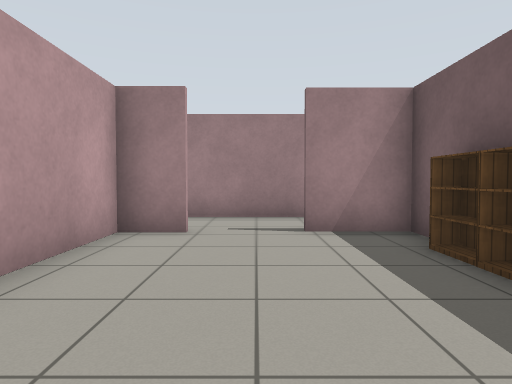
View 1 (above)

20 first-person views from a walk through a Gazebo world. The camera is 0.9 m above the floor, tilts 2° down and sees 75° across. The floor is counted in squares, 1 m on a side. Each view is taken from the middle of a square. On the plan, view 1 faces up. The plan holds only what a view shows up to about 12 squares ahead; the rest is blank. The place goes on beyond the plan. The robots in the file are not drawn. Simple patterns stand in for the simulator's built-in surfaces.

View 2
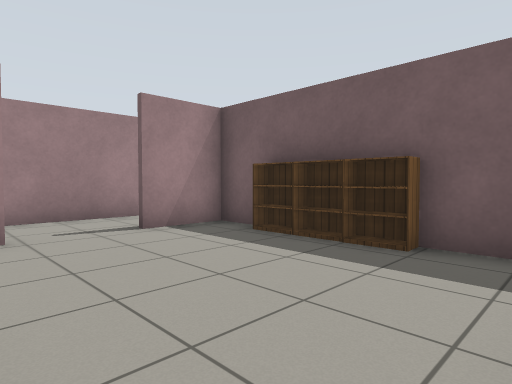

View 3
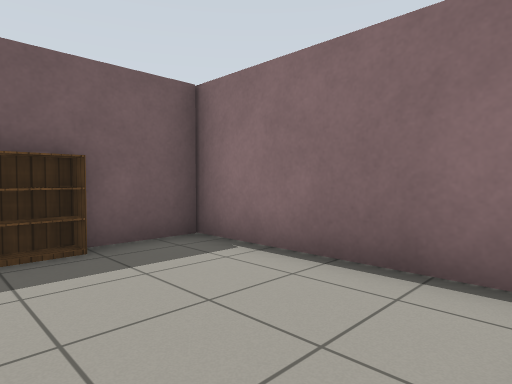

View 4
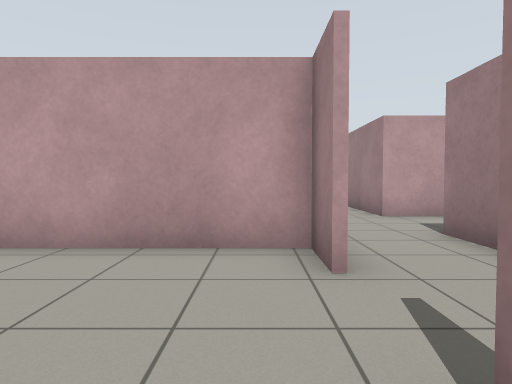

View 5
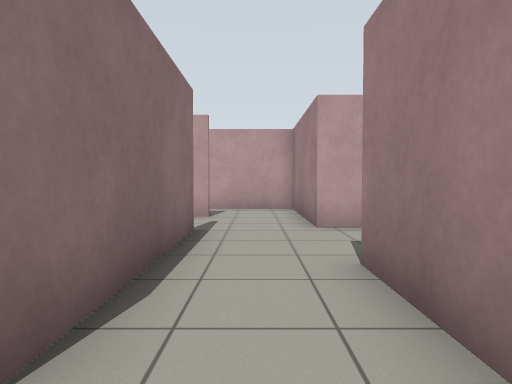

View 6
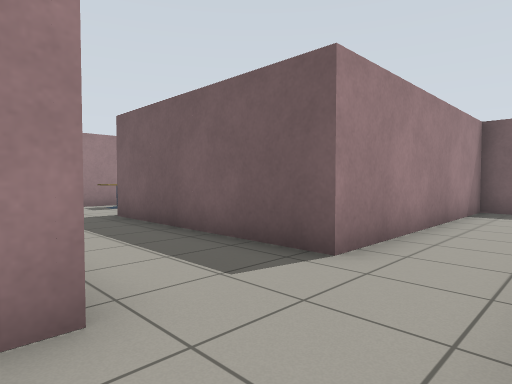

View 7
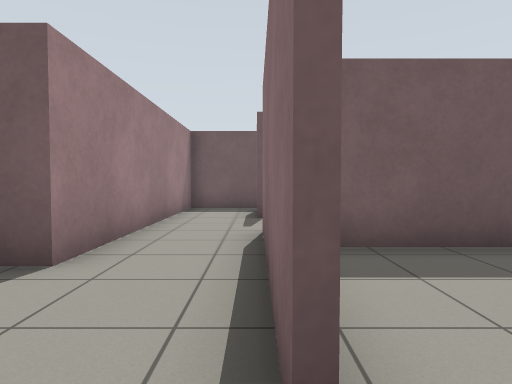

View 8
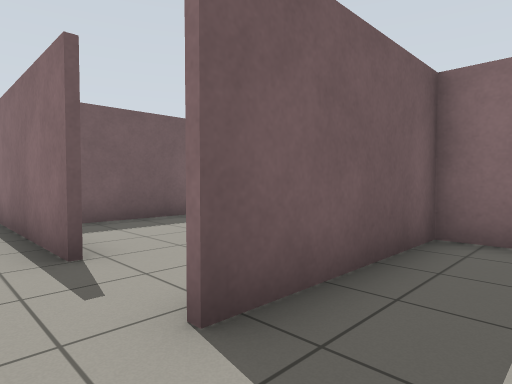

View 9
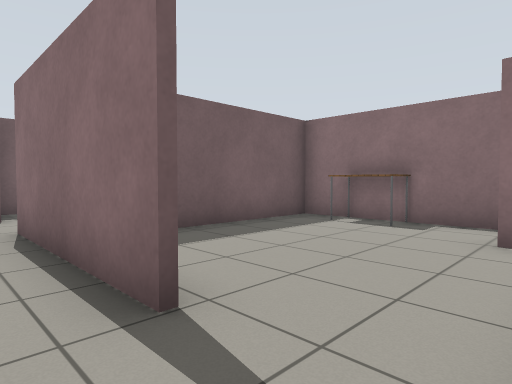

View 10
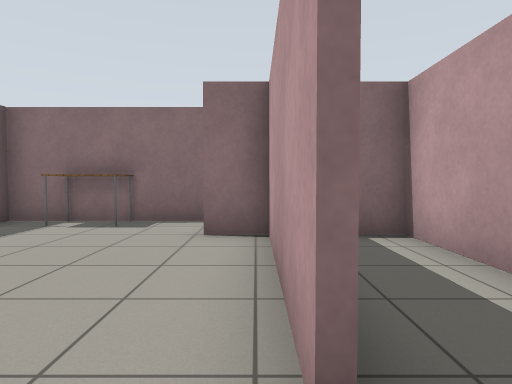

View 11
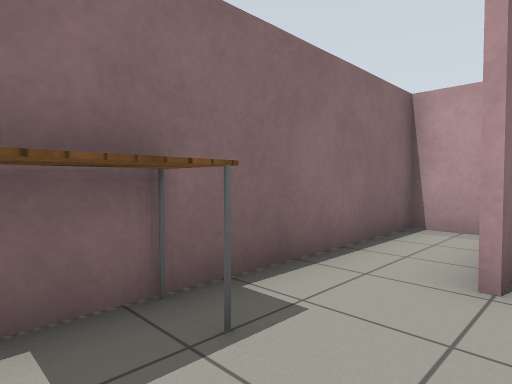

View 12
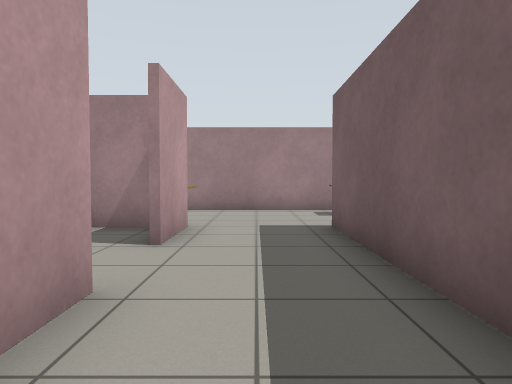

View 13
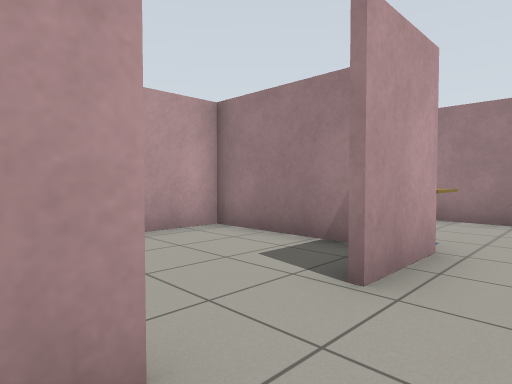

View 14
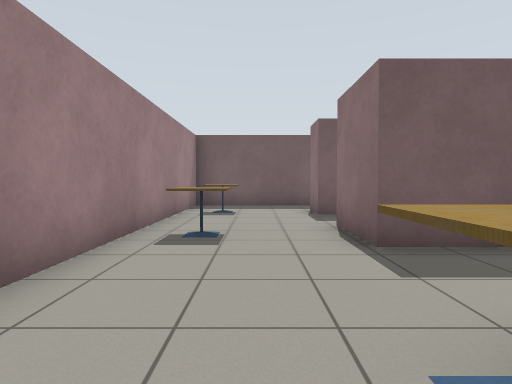

View 15
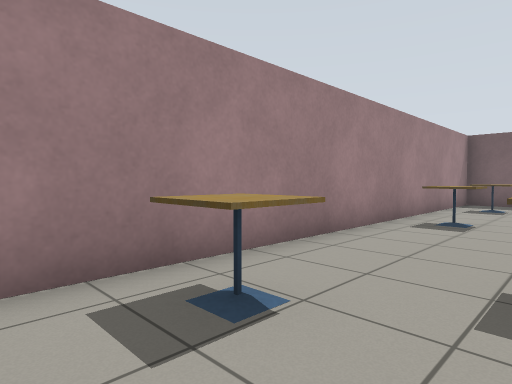

View 16
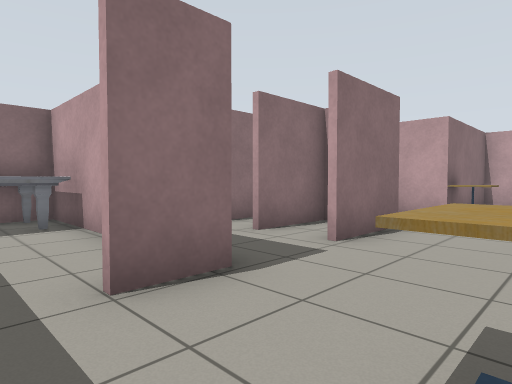

View 17
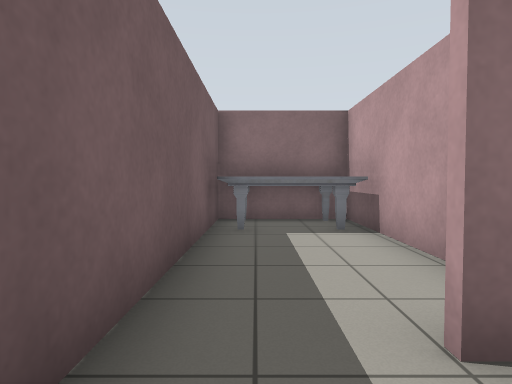

View 18
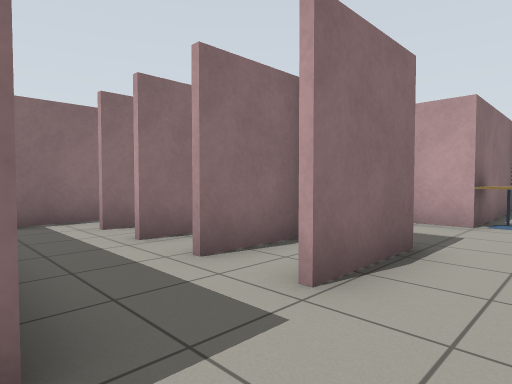

View 19
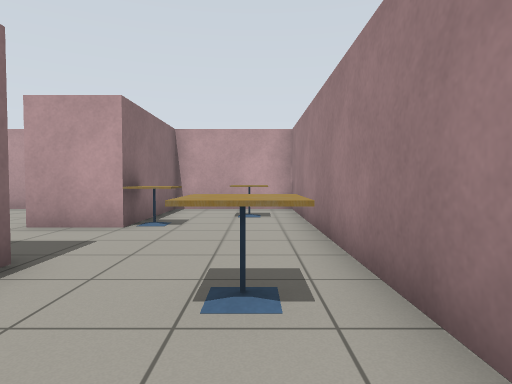

View 20
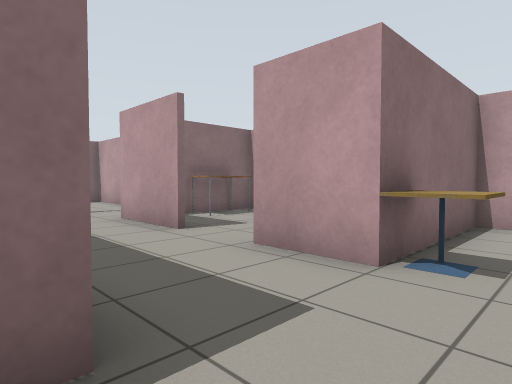

### Floor plan
Ten units are one square. View 1 is at (0, 0); x grows to the right and y downward. Boxes are objects, and circles mark ways between rooms. Rooms are numbered by the first view taken in them; rooms with no view inside come last. Other rooms are left out.
<svg viewBox="-110 -186 154 196">
<path fill="none" stroke="#000" d="M-11 -58 -24 -58 -24 -15M27 1 27 -58 8 -58M-37 3 23 3M39 -59 39 -81 -35 -81M-60 -59 -11 -59M-25 4 -25 -49M-82 -59 -82 -16M-105 -7 -105 4 -57 4M-63 -81 -75 -81M-105 -39 -105 -15 -71 -15M-105 -79 -105 -55M-75 -81 -105 -81M-84 -15 -84 -59M-63 -108 -63 -81M-35 -81 -35 -115M-35 -128 -12 -128M9 -139 9 -144 20 -144M-35 -115 -35 -144 -12 -144M-28 -112 -12 -112M9 -124 9 -83 39 -83 39 -181 -105 -181 -105 -140M-20 -98 -12 -98M-19 -83 -2 -83M-105 -144 -63 -144 -63 -125M-105 -99 -105 -79M-105 -83 -80 -83M-105 -140 -105 -126M-70 -143 -105 -143"/>
<rect x="15" y="-25" width="10" height="10" fill="#bbb"><title>bookshelf</title></rect>
<rect x="15" y="-35" width="10" height="10" fill="#bbb"><title>bookshelf</title></rect>
<rect x="15" y="-45" width="10" height="10" fill="#bbb"><title>bookshelf</title></rect>
<rect x="-55" y="-5" width="20" height="10" fill="#bbb"><title>table</title></rect>
<rect x="-95" y="-175" width="20" height="10" fill="#bbb"><title>cafe table</title></rect>
<rect x="-75" y="-155" width="10" height="10" fill="#bbb"><title>cafe table</title></rect>
<rect x="-35" y="-175" width="20" height="10" fill="#bbb"><title>cafe table</title></rect>
<rect x="5" y="-175" width="20" height="10" fill="#bbb"><title>cafe table</title></rect>
<rect x="15" y="-105" width="20" height="20" fill="#bbb"><title>marble table</title></rect>
<rect x="-95" y="-95" width="20" height="10" fill="#bbb"><title>table</title></rect>
<circle cx="-5" cy="-60" r="3" fill="#2a7"/>
<circle cx="-50" cy="-70" r="3" fill="#2a7"/>
<circle cx="-50" cy="-90" r="3" fill="#2a7"/>
<circle cx="-80" cy="-65" r="3" fill="#2a7"/>
<circle cx="-50" cy="-120" r="3" fill="#2a7"/>
<circle cx="-60" cy="-115" r="3" fill="#2a7"/>
<text x="0" y="-30">1</text>
<text x="-10" y="-70">2</text>
<text x="-60" y="-20">3</text>
<text x="-90" y="-50">4</text>
<text x="-50" y="-100">5</text>
<text x="-20" y="-150">6</text>
<text x="-90" y="-110">7</text>
</svg>
Room 1 opens to room 2. Room 2 opens to room 3. Room 2 opens to room 5. Room 3 opens to room 4. Room 5 opens to room 6. Room 6 opens to room 7.

Where each view was taken, in squares from view 1:
view 1: 0 up, 0 right, facing up
view 2: 0 up, 2 left, facing up-right
view 3: 3 up, 2 left, facing down-right
view 4: 5 up, 2 right, facing left
view 5: 7 up, 0 right, facing left
view 6: 6 up, 7 left, facing up-right
view 7: 6 up, 7 left, facing right
view 8: 7 up, 10 left, facing down-right
view 9: 7 up, 8 left, facing down-right
view 10: 7 up, 8 left, facing down
view 11: 2 up, 4 left, facing down-left
view 12: 8 up, 5 left, facing up
view 13: 10 up, 5 left, facing up-left
view 14: 16 up, 8 left, facing right
view 15: 15 up, 10 left, facing up-right
view 16: 17 up, 3 right, facing down-left
view 17: 16 up, 3 right, facing down
view 18: 16 up, 1 right, facing down-left
view 19: 17 up, 0 right, facing left
view 20: 16 up, 3 left, facing down-left
